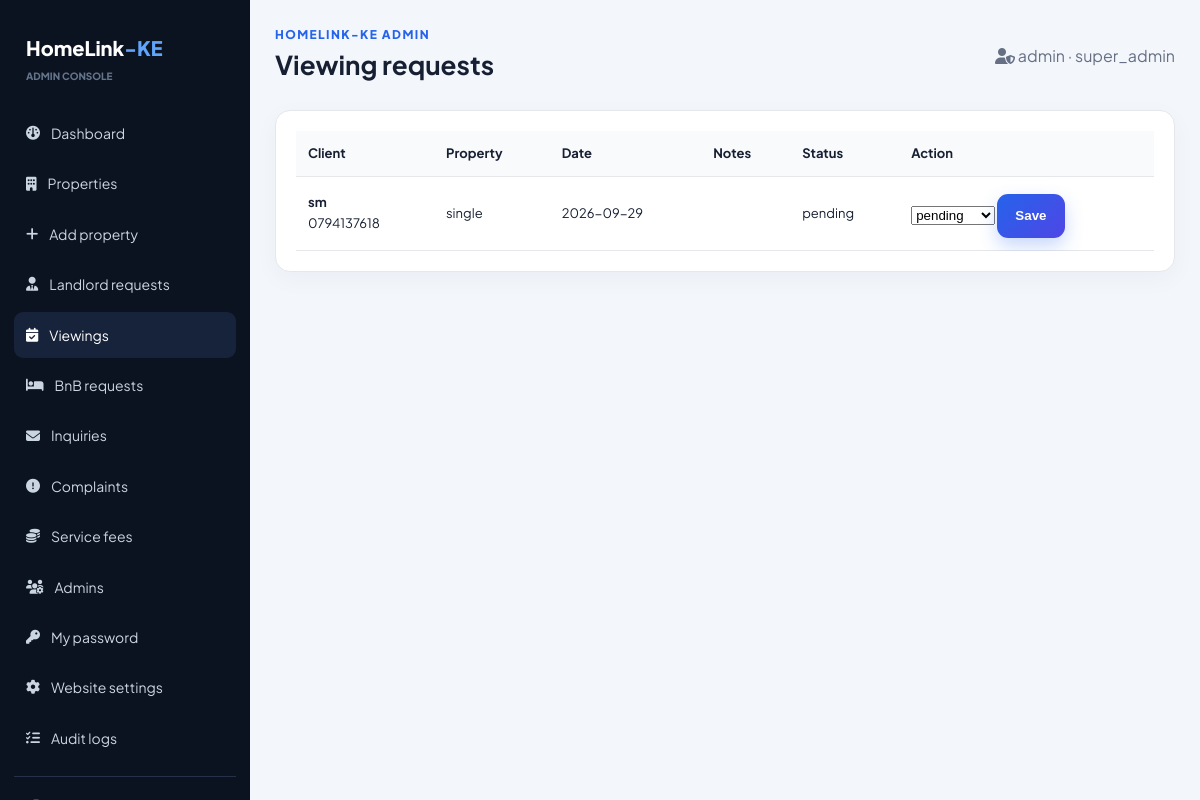
The page /HomeLink-KE/admin/viewing-requests.php (signed in) on the database its author committed.
### tables this page shows
CREATE TABLE `viewing_requests` (
  `id` int(11) NOT NULL,
  `property_id` int(11) DEFAULT NULL,
  `full_name` varchar(100) NOT NULL,
  `email` varchar(100) DEFAULT NULL,
  `phone` varchar(30) NOT NULL,
  `view_date` date NOT NULL,
  `notes` text DEFAULT NULL,
  `created_at` timestamp NOT NULL DEFAULT current_timestamp(),
  `status` enum('pending','confirmed','completed','cancelled') NOT NULL DEFAULT 'pending'
);

CREATE TABLE `properties` (
  `id` int(11) NOT NULL,
  `title` varchar(255) NOT NULL,
  `location` varchar(255) NOT NULL,
  `price` decimal(10,2) NOT NULL,
  `status` enum('available','rented','sold') DEFAULT 'available',
  `description` text DEFAULT NULL,
  `image_url` varchar(255) DEFAULT NULL,
  `created_at` timestamp NOT NULL DEFAULT current_timestamp(),
  `deposit_info` varchar(255) DEFAULT NULL,
  `bedrooms` int(11) DEFAULT NULL,
  `furnished_status` enum('Furnished','Unfurnished','Semi-Furnished') DEFAULT 'Unfurnished',
  `amenities` text DEFAULT NULL,
  `category` varchar(100) DEFAULT NULL,
  `is_verified` tinyint(1) DEFAULT 0,
  `is_hidden` tinyint(1) DEFAULT 0,
  `landlord_name` varchar(255) DEFAULT NULL,
  `landlord_phone` varchar(50) DEFAULT NULL,
  `landlord_email` varchar(255) DEFAULT NULL,
  `landlord_notes` text DEFAULT NULL,
  `video_path` varchar(255) DEFAULT NULL,
  `availability` varchar(50) NOT NULL DEFAULT 'Available',
  `updated_at` timestamp NOT NULL DEFAULT current_timestamp() ON UPDATE current_timestamp()
);

### HomeLink-KE/includes/functions.php (called while the page is built, shortened)
<?php
function e(?string $value): string {
    return htmlspecialchars((string)$value, ENT_QUOTES, 'UTF-8');
}

### HomeLink-KE/admin/viewing-requests.php (the view, shortened to what this page needs)
<?php
require_once __DIR__ . '/../includes/admin.php';
$res = $conn->query("SELECT v.*,p.title property_title FROM viewing_requests v LEFT JOIN properties p ON p.id=v.property_id ORDER BY v.created_at DESC");
?>
<div class="admin-card">
    <div class="admin-table-wrap">
        <table class="admin-table">
            <tr>
                <th>Client</th>
                <th>Property</th>
                <th>Date</th>
                <th>Notes</th>
                <th>Status</th>
                <th>Action</th>
            </tr>
            <?php while ($r = $res->fetch_assoc()): ?>
                <tr>
                    <td>
                        <strong><?= e($r['full_name']) ?></strong><br>
                        <?= e($r['phone']) ?><br>
                    </td>
                    <td><?= e($r['property_title'] ?? 'Deleted property') ?></td>
                    <td><?= e($r['view_date']) ?></td>
                    <td><?= e($r['notes']) ?></td>
                    <td><?= e($r['status']) ?></td>
                    <td>
                        <form method="post">
                            <select name="status">
                                <option>pending</option>
                            </select>
                            <button class="btn btn-primary" style="margin-top:5px">Save</button>
                        </form>
                    </td>
                </tr>
            <?php endwhile; ?>
        </table>
    </div>
</div>

### HomeLink-KE/assets/folder/style.css (style rules this page uses)
:root { --primary: #2563eb; --primary-dark: #1d4ed8; --secondary: #0f172a; --accent: #10b981; --bg: #f6f8fc; --card: #ffffff; --text: #172033; --muted: #667085; --border: #e5e7eb; --danger: #dc2626; --warning: #b45309; --shadow: 0 16px 40px rgba(15, 23, 42, 0.08); --shadow-3d: 0 20px 35px -10px rgba(15, 23, 42, 0.15), 0 10px 15px -5px rgba(0, 0, 0, 0.04); --radius: 18px; --transition: all 0.3s cubic-bezier(0.16, 1, 0.3, 1); --touch-target: 44px; }
* { box-sizing: border-box; -webkit-tap-highlight-color: transparent; }
html { scroll-behavior: smooth; }
body { margin: 0; background: var(--bg); color: var(--text); font-family: 'Plus Jakarta Sans', Arial, sans-serif; line-height: 1.6; overflow-x: hidden; }
.nav-cta, .btn-primary { background: linear-gradient(135deg, var(--primary), #4f46e5) !important; color: #ffffff !important; padding: 11px 17px; border-radius: 11px; box-shadow: 0 8px 18px rgba(37, 99, 235, 0.25); transition: var(--transition); min-height: var(--touch-target); }
.btn { display: inline-flex; align-items: center; justify-content: center; gap: 8px; border: 0; border-radius: 11px; padding: 12px 18px; text-decoration: none; font-weight: 700; cursor: pointer; transition: var(--transition); perspective: 500px; min-height: var(--touch-target); }
.admin-body { background: #f3f6fb; }
.admin-card { background: #ffffff; border: 1px solid var(--border); border-radius: 15px; padding: 20px; box-shadow: 0 7px 25px rgba(15, 23, 42, 0.04); }
.admin-table-wrap { overflow: auto; -webkit-overflow-scrolling: touch; }
.admin-table { width: 100%; border-collapse: collapse; min-width: 700px; }
.admin-table th, .admin-table td { padding: 12px; border-bottom: 1px solid var(--border); text-align: left; font-size: 13px; }
.admin-table th { background: #f8fafc; }

### rows shown on the page
viewing_requests: full_name "sm", phone "0794137618", property.title "single", view_date "2026-09-29", status "pending"

### other values the page prints
$it[3] "Dashboard"
$it[3] "Properties"
$it[3] "Add property"
$it[3] "Landlord requests"
$it[3] "Viewings"
$it[3] "BnB requests"
$it[3] "Inquiries"
$it[3] "Complaints"
$it[3] "Service fees"
$it[3] "Admins"
$it[3] "My password"
$it[3] "Website settings"
$it[3] "Audit logs"
$title "Viewing requests"
$adminName "admin"
